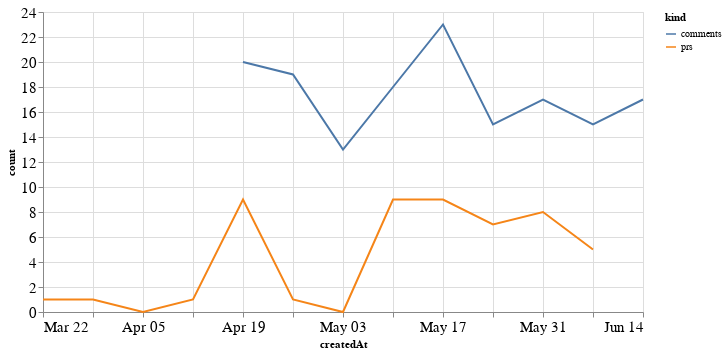

This figure's notebook cell:
### Code cell
alt.Chart(total_time, width=600).mark_line().encode(
    x='createdAt',
    y='count',
    color='kind'
)

### Figure 1 — Vega-Lite specification as saved in the notebook (floating-point values rounded to 4 significant figures)
{"config": {"axisLeft": {"labelFontSize": 15}, "axisBottom": {"labelFontSize": 15}}, "data": {"name": "data-ca0768a7f8c89dba46fb370c12378a74"}, "mark": "line", "encoding": {"color": {"type": "nominal", "field": "kind"}, "x": {"type": "temporal", "field": "createdAt"}, "y": {"type": "quantitative", "field": "count"}}, "width": 600, "$schema": "https://vega.github.io/schema/vega-lite/v4.8.1.json", "datasets": {"data-ca0768a7f8c89dba46fb370c12378a74": [{"createdAt": "2020-03-22T00:00:00", "kind": "prs", "count": 1.0}, {"createdAt": "2020-03-29T00:00:00", "kind": "prs", "count": 1.0}, {"createdAt": "2020-04-05T00:00:00", "kind": "prs", "count": 0.0}, {"createdAt": "2020-04-12T00:00:00", "kind": "prs", "count": 1.0}, {"createdAt": "2020-04-19T00:00:00", "kind": "prs", "count": 9.0}, {"createdAt": "2020-04-26T00:00:00", "kind": "prs", "count": 1.0}, {"createdAt": "2020-05-03T00:00:00", "kind": "prs", "count": 0.0}, {"createdAt": "2020-05-10T00:00:00", "kind": "prs", "count": 9.0}, {"createdAt": "2020-05-17T00:00:00", "kind": "prs", "count": 9.0}, {"createdAt": "2020-05-24T00:00:00", "kind": "prs", "count": 7.0}, {"createdAt": "2020-05-31T00:00:00", "kind": "prs", "count": 8.0}, {"createdAt": "2020-06-07T00:00:00", "kind": "prs", "count": 5.0}, {"createdAt": "2020-06-14T00:00:00", "kind": "prs", "count": null}, {"createdAt": "2020-03-22T00:00:00", "kind": "comments", "count": null}, {"createdAt": "2020-03-29T00:00:00", "kind": "comments", "count": null}, {"createdAt": "2020-04-05T00:00:00", "kind": "comments", "count": null}, {"createdAt": "2020-04-12T00:00:00", "kind": "comments", "count": null}, {"createdAt": "2020-04-19T00:00:00", "kind": "comments", "count": 20.0}, {"createdAt": "2020-04-26T00:00:00", "kind": "comments", "count": 19.0}, {"createdAt": "2020-05-03T00:00:00", "kind": "comments", "count": 13.0}, {"createdAt": "2020-05-10T00:00:00", "kind": "comments", "count": 18.0}, {"createdAt": "2020-05-17T00:00:00", "kind": "comments", "count": 23.0}, {"createdAt": "2020-05-24T00:00:00", "kind": "comments", "count": 15.0}, {"createdAt": "2020-05-31T00:00:00", "kind": "comments", "count": 17.0}, {"createdAt": "2020-06-07T00:00:00", "kind": "comments", "count": 15.0}, {"createdAt": "2020-06-14T00:00:00", "kind": "comments", "count": 17.0}]}}
